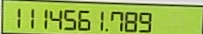
#> input picture roi.png, 203 x 34 px, found by its file name
$ python digit_cropper.py   (older library calls are emulated)
#> lines starting #> are read from the running program, lines starting #| are printed output that depends on the picture; after the words box and inside, x2 and y2 are one past the last pixel; in counts of white or black regions, pixels touching at a corner belong together; pictures that were not available may be replaced by others from this repository, and a replacement may not be noted


import cv2
from PIL import Image
image = cv2.imread("roi.png")
#> image is the input picture: shape (34, 203, 3); mean B, G, R 77.8, 184.5, 156.1
import uuid

base = Image.open("data/base.png")

gray = cv2.cvtColor(image, cv2.COLOR_BGR2GRAY)
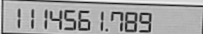
#> gray: shape (34, 203); min 26, max 240, mean 163.8
_, thresh = cv2.threshold(gray, 127, 255, cv2.THRESH_BINARY_INV)
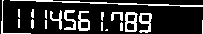
#> thresh: shape (34, 203); 18.3% white in thin lines or dots

kernel = cv2.getStructuringElement(cv2.MORPH_CROSS, (1, 3))
#dilated = cv2.dilate(thresh,kernel,iterations = 1)
dilated = cv2.dilate(src=thresh, kernel=kernel, anchor=(-1, -1), iterations=2)
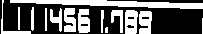
#> dilated: shape (34, 203); 37.8% white; 14 white regions (2 under 20 px)
_, contours, hierarchy = cv2.findContours(
	dilated, cv2.RETR_EXTERNAL, cv2.CHAIN_APPROX_SIMPLE)
#> contours = 14 contours, 2 with area under 20; largest, box (x1, y1, x2, y2) and area: (10, 0, 203, 9) 770, (125, 10, 138, 34) 254, (139, 11, 152, 34) 220, (78, 9, 90, 33) 214, (64, 8, 76, 32) 186

cv2.imshow("what", dilated)

i = 5

padding = 2
for contour in contours:

	[x,y,w,h] = cv2.boundingRect(contour)
	area = w*h
	print(area)
	if area>100 and area < 2000:
		cv2.rectangle(image, (x, y), (x + w, y + h), (0, 255, 0), 1)
		#cv2.imwrite(str(i)+".jpg",image[y:y+h,x:x+w])
		single = gray[y-padding:y+h+padding,x-padding:x+w+padding]
		ret,thresh = cv2.threshold(single,127,255,cv2.THRESH_BINARY)
		#cv2.imshow("crp"+str(i), thresh1)
		#threshr = cv2.resize(thresh, (25, 50))
#> (the run stopped early here; a loop or call above may not have finished)
